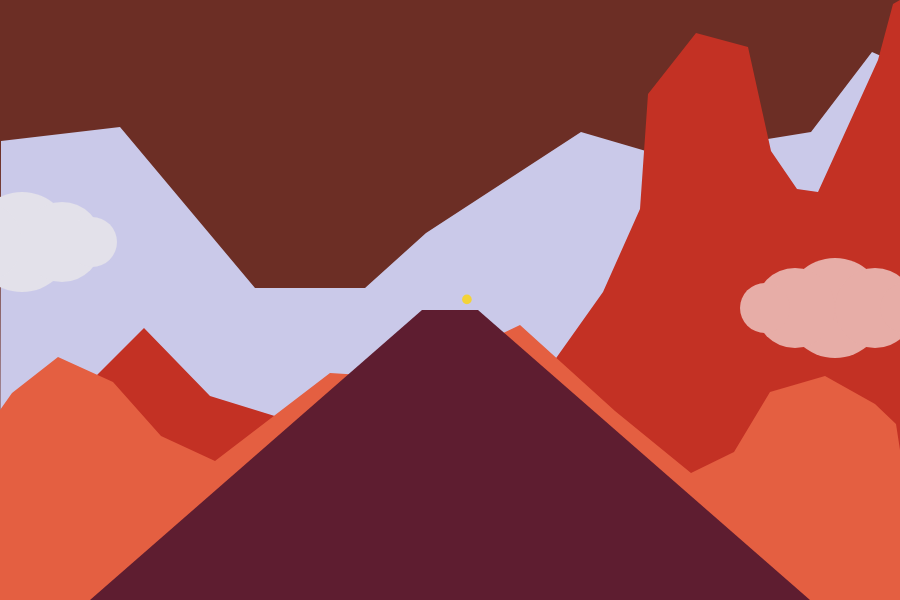
Frame 1 (no input)
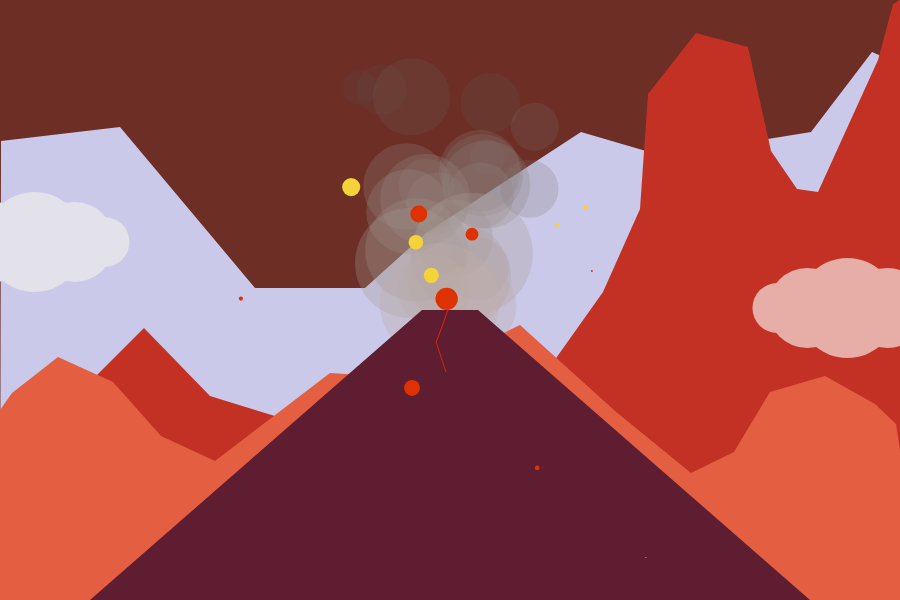
Frame 60 (no input)
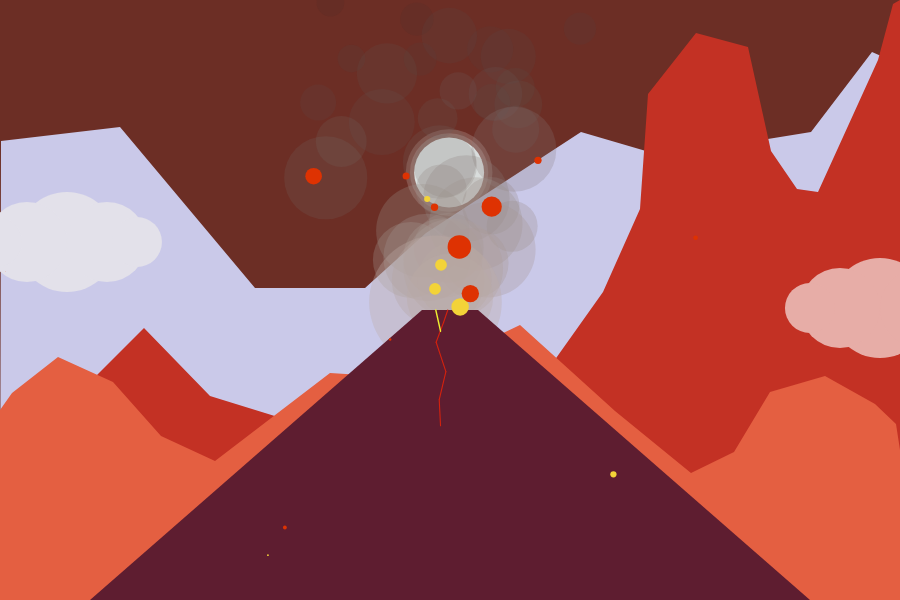
Frame 120 (the mouse pressed at the canvas centre since frame 60)

The p5.js sketch that drew these frames (run headless with seeded random() and noise() and a simulated clock; from frame 60 on, the mouse is pressed at the canvas centre):

// p5.js sketch
// ── sketch.js
//3.30 Version: lightning improvement

let particles1 = [];
let cracks = [];
let smokes = [];
let lightnings = [];
let lightningsLength = [];
let co1 = ["#f3d338", "#de3202"]; //,"#e3210a","#6a2136"
let co2 = ["#f8ef3d", "#e16903", "#740718", "#ce9800", "#f1ba17"];
let crackColor = [
  "#f8ef3d",
  "#e16903",
  "#ce9800",
  "#f1ba17",
  "#d4220e",
  "#eeef31",
  "#fc591c",
];
let volcanoHorzitonalDistance = 28;
let cloudX = 22;
let cloudY = 242;
let cloudX2 = 835;
let cloudY2 = 308;
let mountHt, moonRad, outerMoonOpacity;

let backgroundColor = [108, 46, 37];
// let backgroundColor = [6,57,112];

function setup() {
  createCanvas(900, 600);
  background(backgroundColor, 60);

  mountHt = 310;

  //background mountains
  backMount2();
  backMount1();

  //volcano
  drawVolcano();
}

function draw() {
  background(backgroundColor, 60);

  //optional text message
  /*push();
  fill(245);
  strokeWeight(1);
  text("Click on the particles to speed them up :)", 10, 25);
  pop();
  */

  //background mountains 1& 2, moon, & cloud
  drawMoon();
  backMount2();
  backMount1();
  drawCloud();

  /* coordinates for me to draw
  if (mouseIsPressed) {
    console.log("vertex(" + mouseX + "," + mouseY + ");");
    fill(255);
    circle(mouseX, mouseY, 2);
  }
  */

  //putting smoke behind the volcano
  drawSmokes();
  drawVolcano();
  drawVolcanoParticles();
  drawCracks();
  drawLightnings();
}
/*--------------------Background Elements-----------------*/
function drawVolcano() {
  //volcano
  fill(94, 29, 48);
  noStroke();
  quad(
    width * 0.1,
    height,
    width / 2 - volcanoHorzitonalDistance,
    mountHt,
    width / 2 + volcanoHorzitonalDistance,
    mountHt,
    width * 0.9,
    height
  );
}
function backMount2() {
  //backMount c
  push();
  fill("#cac9e9");
  beginShape();
  vertex(1, 141);
  vertex(120, 127);
  //vertex(185, 218);
  vertex(255, 288);
  //vertex(286, 237);
  vertex(365, 288);
  vertex(426, 233);
  vertex(581, 132);
  vertex(663, 156);
  vertex(811, 132);
  vertex(872, 52);
  vertex(897, 63);
  vertex(900, 0);
  vertex(900, 600);
  vertex(0, 600);
  endShape();
  pop();
}
function backMount1() {
  //backMount b
  push();
  fill("#c33124");
  beginShape();
  vertex(0, 410);
  vertex(0, 448);
  vertex(65, 407);
  vertex(144, 328);
  vertex(210, 396);
  vertex(320, 430);
  vertex(396, 468);
  vertex(510, 423);
  vertex(603, 292);
  vertex(640, 209);
  vertex(648, 94);
  vertex(696, 33);
  vertex(748, 47);
  vertex(771, 151);
  vertex(797, 189);
  vertex(818, 192);
  vertex(878, 60);
  vertex(893, 4);
  vertex(900, 0);
  vertex(900, 600);
  vertex(0, 600);
  endShape();
  pop();

  //backMount a
  push();
  fill("#e45f41");
  beginShape();
  vertex(0, 410);
  vertex(12, 393);
  vertex(58, 357);
  vertex(113, 382);
  vertex(161, 436);
  vertex(215, 461);
  vertex(330, 373);
  vertex(409, 378);
  vertex(520, 325);
  vertex(615, 411);
  vertex(691, 473);
  vertex(734, 452);
  vertex(770, 392);
  vertex(825, 376);
  vertex(875, 404);
  vertex(896, 424);
  vertex(900, 450);
  vertex(900, 600);
  vertex(0, 600);
  endShape();
  pop();
}
function drawMoon() {
  moonRad = 70;

  let moonX = 314 + sin(frameCount * 0.02) * 200;
  let moonY = 320 + cos(frameCount * 0.02) * 200;
  //can it just do half the clock?

  //moon
  push();
  fill(242, 255, 255);
  circle(moonX, moonY, moonRad);
  pop();

  //shadow inner ring
  let freq = frameCount * 0.02;
  let newMoonRad = map(sin(freq), -1, 1, moonRad, moonRad + 10);

  //shadow outer ring
  let newMoonRad2 = map(sin(freq), -1, 1, newMoonRad, newMoonRad + 10);

  //decreasing opcacity
  for (let i = newMoonRad2; i >= 0; i--) {
    outerMoonOpacity = 90;
    outerMoonOpacity *= 0.5;
  }
  

  //display
  push();
  fill(245, outerMoonOpacity);
  circle(moonX, moonY, newMoonRad);
  circle(moonX, moonY, newMoonRad2);
  //I think random also gives that shining effect
  pop();
}
function drawCloud() {
  //cloud moves from left to right and back
  let cloudXspd = sin(frameCount * 0.01) * 0.7;
  cloudX += cloudXspd;
  cloudX2 += cloudXspd;
  let cloudRad = 100;

  push();
  fill("#e3e1ea");
  noStroke();
  circle(cloudX, cloudY, cloudRad);
  circle(cloudX + 40, cloudY, cloudRad * 0.8);
  circle(cloudX - 40, cloudY, cloudRad * 0.8);
  circle(cloudX + 70, cloudY, cloudRad * 0.5);
  circle(cloudX - 70, cloudY, cloudRad * 0.5);
  //circle(cloudX + 90, cloudY, cloudRad*0.3);
  //circle(cloudX - 90, cloudY, cloudRad * 0.3);
  pop();

  push();
  fill("#e7ada7");
  noStroke();
  circle(cloudX2, cloudY2, cloudRad);
  circle(cloudX2 + 40, cloudY2, cloudRad * 0.8);
  circle(cloudX2 - 40, cloudY2, cloudRad * 0.8);
  circle(cloudX2 + 70, cloudY2, cloudRad * 0.5);
  circle(cloudX2 - 70, cloudY2, cloudRad * 0.5);
  //circle(cloudX2 + 90, cloudY2, cloudRad*0.3);
  //circle(cloudX2 - 90, cloudY2, cloudRad * 0.3);
  pop();
}
/*-----------------------Particle 1-----------------------*/
function drawVolcanoParticles() {
  //creates particles to the array
  if (random() < 0.3) {
    particles1.push(
      new Particle1(
        random(
          width / 2 - volcanoHorzitonalDistance - 0.1,
          width / 2 + volcanoHorzitonalDistance - 0.1
        ),
        mountHt,
        random(1, 12)
      )
    );
  }

  //runs through the array calling actions
  for (let i = 0; i < particles1.length; i++) {
    let p1 = particles1[i];
    p1.move();
    p1.fall();
    p1.checkPlace();
    p1.checkEdges();
    p1.checkMouse();
    p1.display();
  }
  //console.log(particles1.length);

  //if the num of particles exceeds 570, true: splice
  while (particles1.length > 570) {
    particles1.splice(0, 1);
  }

  //checks if the p is out of image, true: splice
  for (let i = particles1.length - 1; i >= 0; i--) {
    let p1 = particles1[i];
    if (p1.isDone) {
      particles1.splice(i, 1);
    }
  }

  /*display text; for testing
  push();
  fill(255);
  text(particles1.length, 10, 20);
  pop();
  */
}
// ***
class Particle1 {
  constructor(x, y, rad) {
    this.x = x;
    this.y = y;
    this.rad = rad;
    this.xSpd = random(-5, 5);
    this.ySpd = random(-13, -5);
    this.isDone = false;
  }
  move() {
    this.x += this.xSpd;
    this.y += this.ySpd;
  }
  fall() {
    this.ySpd += 0.5;
  }
  checkEdges() {
    //if out of picture, splice
    if (this.x < 0 || this.x > width) {
      this.isDone = true;
    }
    if (this.y < 0 || this.y > height) {
      this.isDone = true;
    }
  }
  checkPlace() {
    //if out of a specific range, decrease in size
    if (this.x < width * 0.35 || this.x > width * 0.65) {
      this.rad *= 0.9;
    } else if (this.y > height * 0.875) {
      this.rad *= 0.9;
    }
  }
  checkMouse() {
    //if clicks on the particles, speeds them up!
    let distance = dist(this.x, this.y, mouseX, mouseY);
    if (mouseIsPressed && distance < this.rad) {
      //if mouse clicks on the particle, speeds up
      this.xSpd *= 2;
      this.ySpd *= 2;
    }
  }
  display() {
    push();
    noStroke();
    fill(random(co1));
    circle(this.x, this.y, this.rad * 2);
    pop();
  }
}
/*--------------------------Crack-------------------------*/
function drawCracks() {
  //creates cracks to the array from volcano top to bottom
  if (random() < 0.02) {
    cracks.push(
      new Crack(
        random(
          width / 2 - volcanoHorzitonalDistance - 0.1,
          width / 2 + volcanoHorzitonalDistance - 0.1
        ),
        mountHt
      )
    );
  }
  //console.log(cracks.length);

  //runs through the array calling actions
  for (let i = 0; i < cracks.length; i++) {
    let c = cracks[i];
    c.grow();
    //c.checkEdges();
    c.display();
  }

  //if the num of cracks exceeds a num, true: splice
  while (cracks.length > 25) {
    cracks.splice(0, 1);
  }

  //if crack reaches edge, true: splice
  for (let i = cracks.length - 1; i >= 0; i--) {
    let c = cracks[i];
    if (c.isDone) {
      cracks.splice(i, 1);
    }
  }
}
// ***
class Crack {
  constructor(initX, initY) {
    let secondX = initX + random(-2, 2) * 3;
    let secondY = initY + random(1, 3) * 10;
    this.x = [initX, secondX];
    this.y = [initY, secondY];
    this.thickness = random(1, 2);
    this.color = random(crackColor);
    this.isDone = false;
  }
  grow() {
    //adds more line segments to existing cracks; gets thicker over time
    if (random() < 0.01) {
      let lastIndex = this.x.length - 1;
      let lastX = this.x[lastIndex];
      let lastY = this.y[lastIndex];
      this.x.push(lastX + random(-1, 1) * 10);
      this.y.push(lastY + random(1, 3) * 10);
      this.thickness *= 1.025;
    }
  }
  checkEdges() {
    //if out of picture, splice
    if (this.x < 0 || this.x > width) {
      this.isDone = true;
    }
    if (this.y < 0 || this.y > height) {
      this.isDone = true;
    }
  }
  display() {
    push();
    for (let i = 1; i < this.x.length; i++) {
      stroke(this.color);
      strokeWeight(this.thickness);
      line(this.x[i - 1], this.y[i - 1], this.x[i], this.y[i]);
    }
    pop();
  }
}
/*-------------------------Smoke--------------------------*/
function drawSmokes() {
  //creates particles to the array
  if (random() < 0.4) {
    smokes.push(
      new Smoke(
        random(
          width / 2 - volcanoHorzitonalDistance - 0.1,
          width / 2 + volcanoHorzitonalDistance - 0.1
        ),
        mountHt,
        random(30, 70),
        -0.01,
        90
      )
    );
  }

  //runs through the array calling actions
  for (let i = 0; i < smokes.length; i++) {
    let s = smokes[i];
    s.acceleration();
    s.move();
    s.updateColor();
    s.checkEdges();
    s.updateLifespan();
    s.display();
  }

  //if the num of particles exceeds 150, true: splice
  while (smokes.length > 150) {
    smokes.splice(0, 1);
  }

  //checks if the p is out of image, true: splice
  for (let i = smokes.length - 1; i >= 0; i--) {
    let s = smokes[i];
    if (s.isDone) {
      smokes.splice(i, 1);
    }
  }
}
// ***
class Smoke {
  constructor(x, y, rad, acc, opa) {
    this.x = x;
    this.y = y;
    this.rad = rad;
    this.xSpd = random(-2, 2);
    this.ySpd = random(-5, -3);
    this.acc = acc;
    //
    this.bri = 255;
    this.opa = opa;
    this.smokeDistance = mountHt;
    //
    this.lifespan = 1.0; // 100%
    this.lifeReduction = 0.01; //-1%
    this.isDone = false;
  }
  move() {
    // moves to left/right && up
    this.x += this.xSpd;
    this.y += this.ySpd;
    // zigzag
    this.x += random(-5, 5);
  }
  updateLifespan() {
    //decreases lifespan and splce when lifespan = 0
    if (this.lifespan > 0) {
      this.lifespan -= this.lifeReduction;
    } else {
      this.lifespan = 0;
      this.isDone = true;
    }
  }
  acceleration() {
    //goes up faster as time progresses
    this.ySpd += this.acc;
    this.acc *= 1.02;
  }
  updateColor() {
    /*110, 40, 51: dark purplish brown smoke
    this.bri: white smoke
    235,34,3: red smoke
    122,91,80: deep brown smoke
    */
    this.r = 189 * this.lifespan;
    this.g = 173 * this.lifespan;
    this.b = 168 * this.lifespan;
    //this.bri = 255 * this.lifespan;
  }
  checkEdges() {
    //if out of picture, splice
    if (this.x < 0 || this.x > width) {
      this.isDone = true;
    }
    if (this.y < 0 || this.y > height) {
      this.isDone = true;
    }
  }
  display() {
    push();
    noStroke();
    //fill(this.bri, this.opa * this.lifespan);
    fill(this.r, this.g, this.b, this.opa * this.lifespan);
    circle(this.x, this.y, this.rad * 2 * this.lifespan);
    pop();
  }
}
/*-----------------------Lightning------------------------*/
function drawLightnings() {
  //creates lightnings to the array
  if (lightnings.length < 3 && random() < 0.05) {
    lightnings.push(new Lightning(random(width), 0));
  }

  //runs through the array calling actions
  for (let i = 0; i < lightnings.length; i++) {
    let l = lightnings[i];
    l.grow();
    //l.updateColor();
    l.updateLifespan();
    l.checkEdges();
    l.display();
  }

  //if the num of particles exceeds a num, true: splice
  if (lightnings.length > 3) {
    lightnings.splice(0, 1);
  }

  //checks if the element is out of image, true: splice
  for (let i = lightnings.length - 1; i >= 0; i--) {
    let l = lightnings[i];
    if (l.isDone) {
      lightnings.splice(i, 1);
    }
  }
}
// ***
class Lightning {
  constructor(initX, initY) {
    let secondX = initX + random(-2, 2) * 3;
    let secondY = initY + random(1, 3) * 10;
    this.x = [initX, secondX];
    this.y = [initY, secondY];

    //random length (num of segements) for each lightning
    this.len = random(5, 30);

    this.r = 202;
    this.g = 153;
    this.b = 223;
    this.opa = 255;
    this.thickness = 6;
    //
    this.isDone = false;
    this.lifeSpan = 1.0;
    this.lifeReduction = 0.01;
  }
  updateLifespan() {
    //console.log(this.lifeSpan);

    if (this.lifespan > 0) {
      this.lifespan -= this.lifeReduction;
    } else {
      this.lifespan = 0;
      this.isDone = true;
    }
  }
  grow() {
    for (let i = 0; i < this.len; i++) {
      let lastIndex = this.x.length - 1;
      let lastX = this.x[lastIndex];
      let lastY = this.y[lastIndex];
      this.x.push(lastX + random(-1, 1) * 20);
      this.y.push(lastY + random(1, 3) * 10);
    }
  }
  checkEdges() {
    //if out of picture, splice
    if (this.x < 0 || this.x >= width) {
      this.isDone = true;
    }
    if (this.y < 0 || this.y >= height) {
      this.isDone = true;
    }
  }
  updateColor() {
    //Q: this is not working but +=0.1 in display() is working
    //this.r += 0.1;
    //this.g += 0.1;
    //this.b += 0.1;
    //this.opa *= this.lifespan;
    /* this is not working
    if (this.g < 255){
      this.opa -= 10;
    }
    else{
      this.opa = 0;
    }
    */
  }
  display() {
    push();
    for (let i = 1; i < this.x.length; i++) {
      //stroke((this.r += 0.1), (this.g += 0.1), (this.b += 0.1), this.opa);
      stroke(this.r, this.g, this.b, this.opa);
      strokeWeight(this.thickness);
      line(this.x[i - 1], this.y[i - 1], this.x[i], this.y[i]);
      this.thickness *= 0.9; // *** amazing!
      this.opa *= 0.9;
    }
    pop();
  }
}
